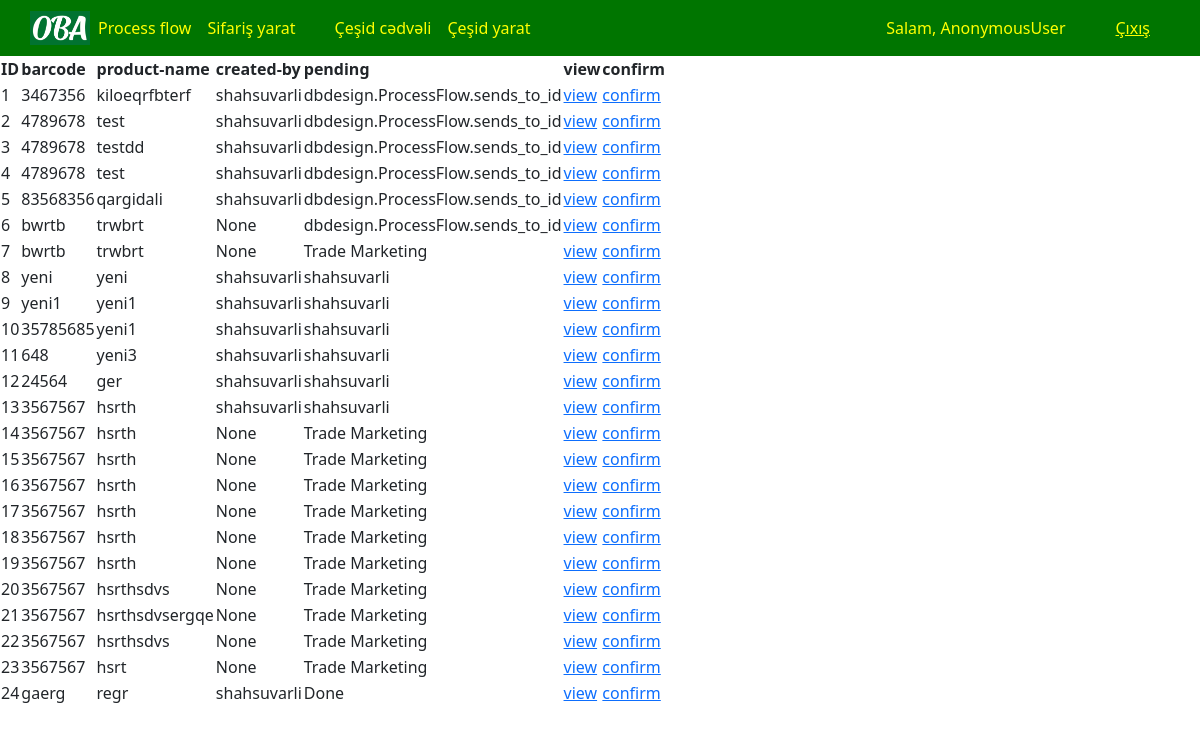
The app's page /product/ with its own data.
### dbdesign/models.py (models this page shows)
class Product(models.Model):
	barcode = models.CharField(max_length=100)
	product_name = models.CharField(max_length=100)
	created_by = models.ForeignKey(User, null=True, on_delete=models.CASCADE)
	pending = models.CharField(max_length=100)

### dbdesign/views.py (the view)
# urls.py: path('product/', product_view, name='product'),
def product_view(request):
	product = Product.objects.all()
	context = {'product':product}
	return render(request, 'product.html', context)

### templates/product.html
{% extends 'base.html' %}
{% block content %}
<div>
	<table>
		<tr>
			<th>ID</th>
			<th>barcode</th>
			<th>product-name</th>
			<th>created-by</th>
			<th>pending</th>
			<th>view</th>
			<th>confirm</th>
		</tr>
		{% for elem in product %}
		<tr>
			<td>{{elem.id}}</td>
			<td>{{elem.barcode}}</td>
			<td>{{elem.product_name}}</td>
			<td>{{elem.created_by}}</td>
			<td>{{elem.pending}}</td>
			<td><a href="{% url 'update-product' elem.id %}">view</a></td>
			<td><a href="{% url 'confirm-product' elem.id %}">confirm</a></td>
		</tr>
		{% endfor %}
	</table>
</div>
{% endblock %}

### records on screen
Product: id "1", barcode "3467356", product_name "kiloeqrfbterf", created_by "shahsuvarli", pending "dbdesign.ProcessFlow.sends_to_id"
Product: id "2", barcode "4789678", product_name "test", created_by "shahsuvarli", pending "dbdesign.ProcessFlow.sends_to_id"
Product: id "3", barcode "4789678", product_name "testdd", created_by "shahsuvarli", pending "dbdesign.ProcessFlow.sends_to_id"
Product: id "4", barcode "4789678", product_name "test", created_by "shahsuvarli", pending "dbdesign.ProcessFlow.sends_to_id"
Product: id "5", barcode "83568356", product_name "qargidali", created_by "shahsuvarli", pending "dbdesign.ProcessFlow.sends_to_id"
Product: id "6", barcode "bwrtb", product_name "trwbrt", created_by "None", pending "dbdesign.ProcessFlow.sends_to_id"
Product: id "7", barcode "bwrtb", product_name "trwbrt", created_by "None", pending "Trade Marketing"
Product: id "8", barcode "yeni", product_name "yeni", created_by "shahsuvarli", pending "shahsuvarli"
Product: id "9", barcode "yeni1", product_name "yeni1", created_by "shahsuvarli", pending "shahsuvarli"
Product: id "10", barcode "35785685", product_name "yeni1", created_by "shahsuvarli", pending "shahsuvarli"
Product: id "11", barcode "648", product_name "yeni3", created_by "shahsuvarli", pending "shahsuvarli"
Product: id "12", barcode "24564", product_name "ger", created_by "shahsuvarli", pending "shahsuvarli"
Product: id "13", barcode "3567567", product_name "hsrth", created_by "shahsuvarli", pending "shahsuvarli"
Product: id "14", barcode "3567567", product_name "hsrth", created_by "None", pending "Trade Marketing"
Product: id "15", barcode "3567567", product_name "hsrth", created_by "None", pending "Trade Marketing"
Product: id "16", barcode "3567567", product_name "hsrth", created_by "None", pending "Trade Marketing"
Product: id "17", barcode "3567567", product_name "hsrth", created_by "None", pending "Trade Marketing"
Product: id "18", barcode "3567567", product_name "hsrth", created_by "None", pending "Trade Marketing"
Product: id "19", barcode "3567567", product_name "hsrth", created_by "None", pending "Trade Marketing"
Product: id "20", barcode "3567567", product_name "hsrthsdvs", created_by "None", pending "Trade Marketing"
Product: id "21", barcode "3567567", product_name "hsrthsdvsergqe", created_by "None", pending "Trade Marketing"
Product: id "22", barcode "3567567", product_name "hsrthsdvs", created_by "None", pending "Trade Marketing"
Product: id "23", barcode "3567567", product_name "hsrt", created_by "None", pending "Trade Marketing"
Product: id "24", barcode "gaerg", product_name "regr", created_by "shahsuvarli", pending "Done"

### other values on screen
{{ request.user }} "AnonymousUser"
